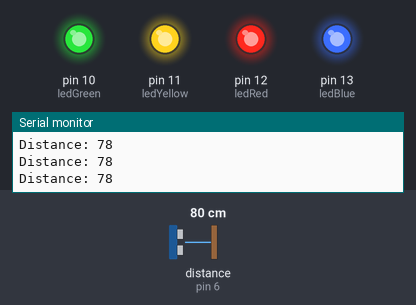
A sketch run on a simulated Arduino Uno, built with avr-gcc and run on an emulated ATmega328P. Parts: output pins drawn as LEDs (lit = HIGH), the last lines printed to the serial monitor. Wiring (inferred from the names in the program): ultrasonic range finder: trigger pin 5; echo pin 6. The inputs (shaded band) are chosen by the test bench; at power-on: distance to the obstacle (sensor on pin 6) 80 cm. The echo pulse lasts 58.3 µs per cm; pins used as bus, display or sensor lines are not drawn.

Above: at 1.2 s.
1.3 s: distance to the obstacle (sensor on pin 6) set to 67 cm
2.8 s: distance to the obstacle (sensor on pin 6) set to 56 cm
At 3.2 s:
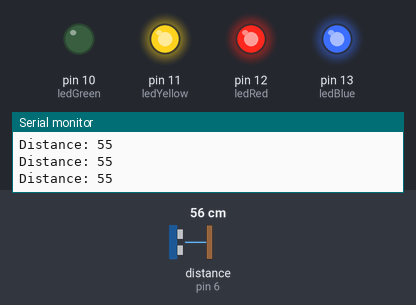
4.3 s: distance to the obstacle (sensor on pin 6) set to 50 cm
7.3 s: distance to the obstacle (sensor on pin 6) set to 43 cm
At 7.8 s:
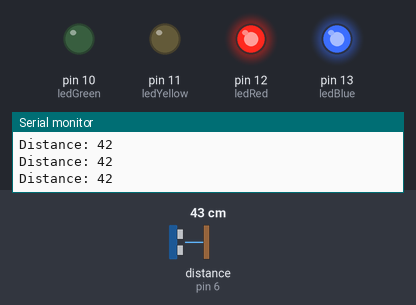
8.8 s: distance to the obstacle (sensor on pin 6) set to 35 cm
10.3 s: distance to the obstacle (sensor on pin 6) set to 28 cm
At 11.3 s:
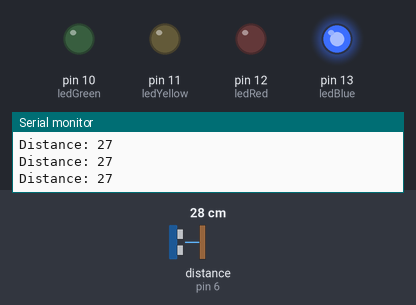
Timing chart, 0 to 12.8 s (numbered marks = the images above; inputs shaded):
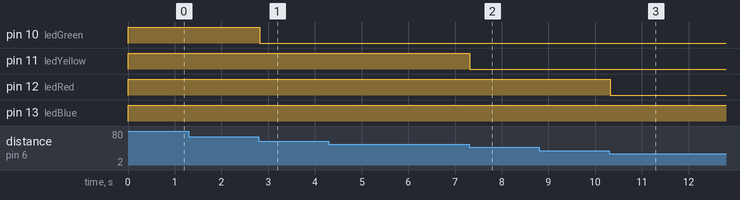

Measured:
- the behaviour switches between 62 and 61 cm on distance to the obstacle (sensor on pin 6) (found by bisection; images 0 and 1)
- the behaviour switches between 47 and 46 cm on distance to the obstacle (sensor on pin 6) (found by bisection; images 1 and 2)
- the behaviour switches between 32 and 31 cm on distance to the obstacle (sensor on pin 6) (found by bisection; images 2 and 3)
- after the input at 2.8 s, pin 10 (ledGreen): HIGH → LOW at once
- after the input at 7.3 s, pin 11 (ledYellow): HIGH → LOW at once
- after the input at 10.3 s, pin 12 (ledRed): HIGH → LOW at once

The sketch:

utlrasonic_sensor_leds.ino
```cpp
const int trigPin = 5;
const int echoPin = 6;

int ledBlue = 13;
int ledRed = 12;
int ledYellow = 11;
int ledGreen = 10;

// defines variables
long duration;
int distance;
void setup() {
  pinMode(trigPin, OUTPUT); // Sets the trigPin as an Output
  pinMode(echoPin, INPUT); // Sets the echoPin as an Input

  pinMode(ledGreen, OUTPUT);
  pinMode(ledYellow, OUTPUT);
  pinMode(ledRed, OUTPUT);
  pinMode(ledBlue, OUTPUT);

  Serial.begin(9600); // Starts the serial communication
}
void loop() {
  // Clears the trigPin
  digitalWrite(trigPin, LOW);
  delayMicroseconds(2);
  // Sets the trigPin on HIGH state for 10 micro seconds
  digitalWrite(trigPin, HIGH);
  delayMicroseconds(10);
  digitalWrite(trigPin, LOW);
  // Reads the echoPin, returns the sound wave travel time in microseconds
  duration = pulseIn(echoPin, HIGH);
  // Calculating the distance
  distance = duration * 0.034 / 2;
  // Prints the distance on the Serial Monitor
  Serial.print("Distance: ");
  Serial.println(distance);

  if (distance <= 15) {
    digitalWrite(ledBlue, LOW);
    digitalWrite(ledRed, LOW);
    digitalWrite(ledYellow, LOW);
    digitalWrite(ledGreen, LOW);
  }

  if (distance > 15 && distance <= 30) {
    digitalWrite(ledBlue, HIGH);
    digitalWrite(ledRed, LOW);
    digitalWrite(ledYellow, LOW);
    digitalWrite(ledGreen, LOW);
  }

  if (distance > 30 && distance <= 45) {
    digitalWrite(ledBlue, HIGH);
    digitalWrite(ledRed, HIGH);
    digitalWrite(ledYellow, LOW);
    digitalWrite(ledGreen, LOW);
  }

  if (distance > 45 && distance <= 60) {
    digitalWrite(ledBlue, HIGH);
    digitalWrite(ledRed, HIGH);
    digitalWrite(ledYellow, HIGH);
    digitalWrite(ledGreen, LOW);
  }

  if (distance > 60) {
    digitalWrite(ledBlue, HIGH);
    digitalWrite(ledRed, HIGH);
    digitalWrite(ledYellow, HIGH);
    digitalWrite(ledGreen, HIGH);
  }

}
```
